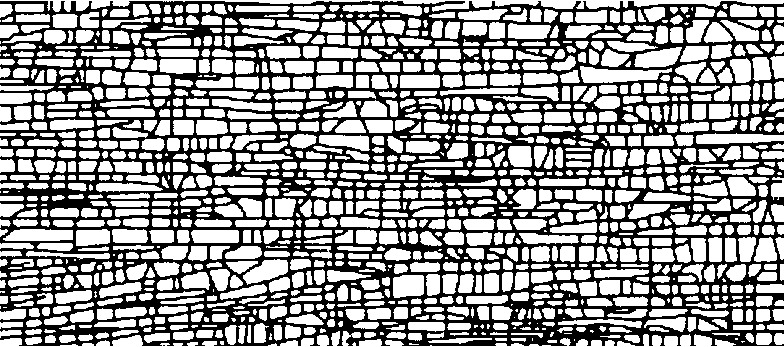
#> input picture Data/input/Subss.jpg, 784 x 347 px
$ python 1.Preproc.py
#> lines starting #> are read from the running program, lines starting #| are printed output that depends on the picture
from PIL import Image
import os


def preprocessing():
    original_image = Image.open("Data/input/Subss.jpg")
#> original_image is the input picture: PIL image 784x347 RGB; min 0, max 255, mean 149.2

    # tile_size = (64, 64)
    tile_size = (128, 128)

    tiles_x = original_image.size[0] // tile_size[0]
#> tiles_x = 6
    tiles_y = original_image.size[1] // tile_size[1]
#> tiles_y = 2

    images_dir = "Data/images/all"
    os.makedirs(images_dir, exist_ok=True)

    for i in range(tiles_x):
        for j in range(tiles_y):
            left = i * tile_size[0]
            upper = j * tile_size[1]
            right = left + tile_size[0]
            lower = upper + tile_size[1]

            tile = original_image.crop((left, upper, right, lower))
            tile_path = os.path.join(images_dir, f"tile_{i}_{j}.jpg")
            tile.save(tile_path)
#> this loop made 6 passes
#> pass 1, in preprocessing, `tile.save(tile_path)`:
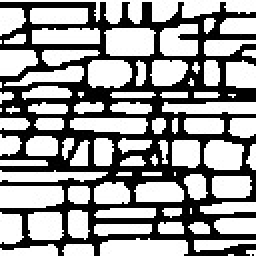
#> saved as tile_0_0.jpg: PIL image 128x128 RGB (shown 2 times larger); min 0, max 255, mean 152.4
#> pass 1, in preprocessing, `tile.save(tile_path)`:
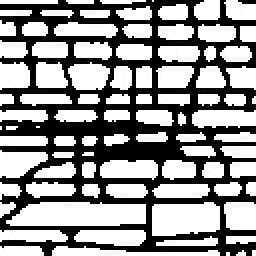
#> saved as tile_0_1.jpg: PIL image 128x128 RGB (shown 2 times larger); min 0, max 255, mean 147.4
#> pass 2, in preprocessing, `tile.save(tile_path)`:
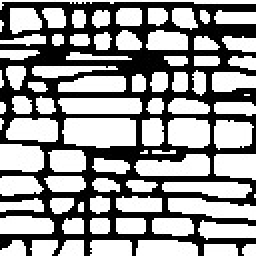
#> saved as tile_1_0.jpg: PIL image 128x128 RGB (shown 2 times larger); min 0, max 255, mean 149.9
#> pass 2, in preprocessing, `tile.save(tile_path)`:
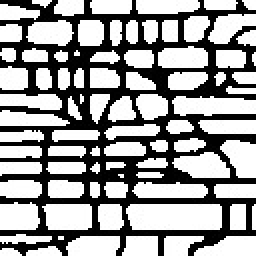
#> saved as tile_1_1.jpg: PIL image 128x128 RGB (shown 2 times larger); min 0, max 255, mean 155.3
#> after the loop:
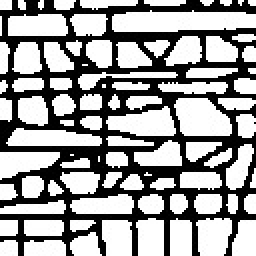
#> tile: PIL image 128x128 RGB (shown 2 times larger); min 0, max 255, mean 155.3

if __name__ == "__main__":
    preprocessing()

$ run again, with Data/input/test.png saved as Data/input/Subss.jpg
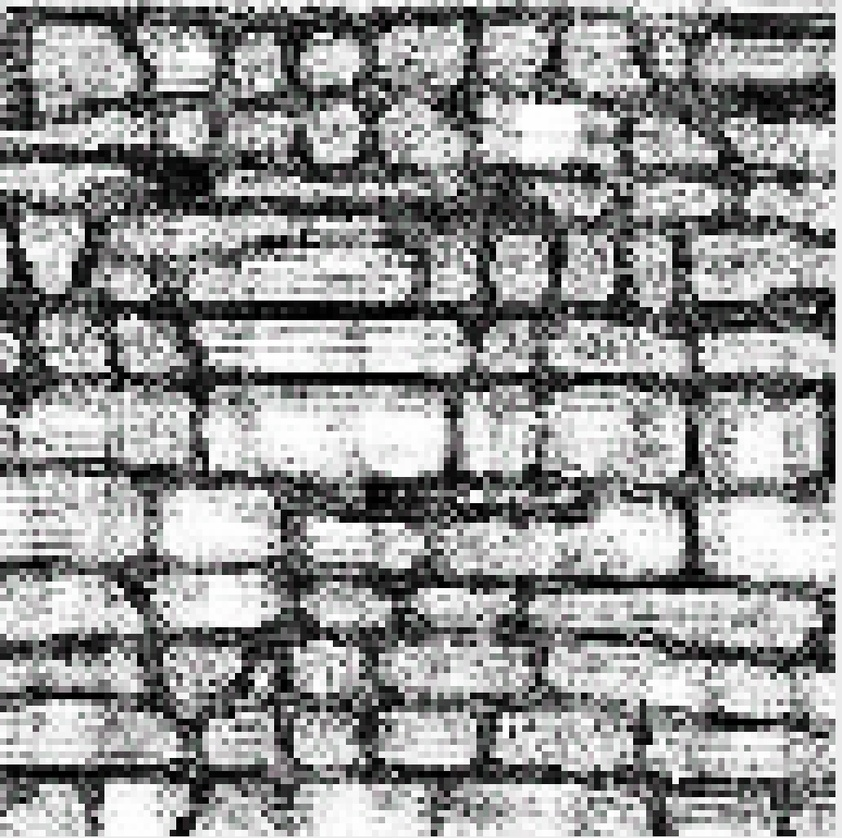
#> input picture Data/input/test.png, 842 x 838 px, shrunk from 1032 x 1026 before the run
#> in preprocessing, original_image is the input picture: PIL image 842x838 RGB; mean R, G, B 148.4, 148.7, 148.5
#> the loop in preprocessing, `for i in range(tiles_x):` made 6 passes
#> pass 1, in preprocessing, `tile.save(tile_path)`:
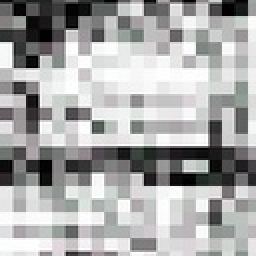
#> saved as tile_0_3.jpg: PIL image 128x128 RGB (shown 2 times larger); mean R, G, B 168.9, 169.1, 168.9
#> after the loop in preprocessing, `for i in range(tiles_x):`:
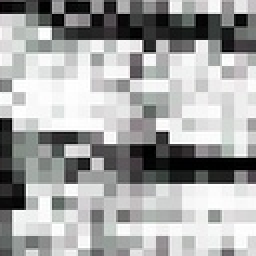
#> tile: PIL image 128x128 RGB (shown 2 times larger); mean R, G, B 165.2, 165.9, 165.5
